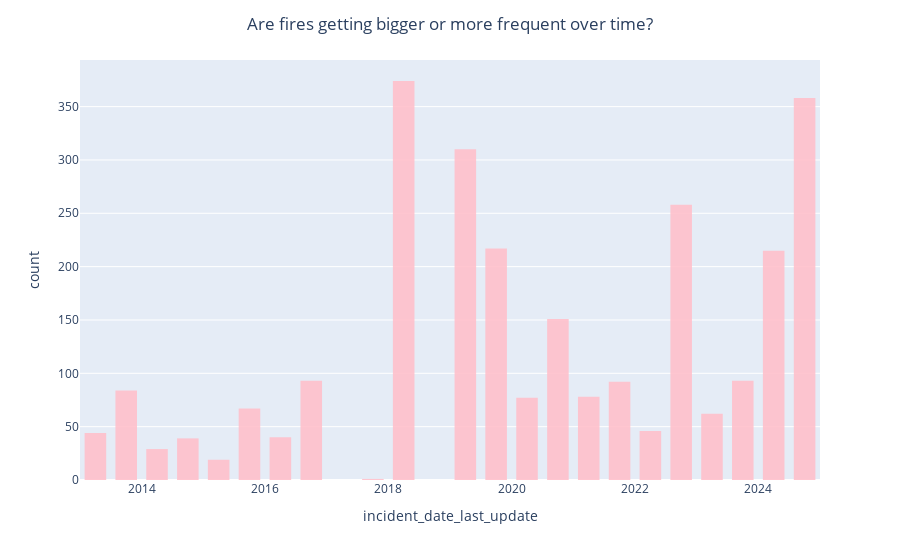

Notebook code cell kept with this figure:
### Markdown cell above
In this histogram I tried to show the fires, in the first like DF_raw, we select all data and then in the x and y axis we put the information we are looking for.

### Code cell
#4.graph that answers the question: Are fires getting bigger or more frequent over time? 
#ou get complete creative control on how to answer this question!
fig = px.histogram(DF_raw,
                   x='incident_date_last_update',
                   labels={'incident_acres_burned':'incident_acres_burned'},
                   opacity=0.9,
                   color_discrete_sequence=['pink'])
fig.update_layout(bargap=0.3, title=
            'Are fires getting bigger or more frequent over time?',
            title_x=0.5)
fig.show()

### Figure 1 — Plotly figure (JSON) as saved in the notebook; plotly's stock layout.template omitted (floating-point values rounded to 4 significant figures; data arrays with more than 128 entries replaced by an {"elided": "..."} marker saying what was removed)
{"data": [{"alignmentgroup": "True", "bingroup": "x", "hovertemplate": "incident_date_last_update=%{x}<br>count=%{y}<extra></extra>", "legendgroup": "", "marker": {"color": "pink", "opacity": 0.9, "pattern": {"shape": ""}}, "name": "", "offsetgroup": "", "orientation": "v", "showlegend": false, "type": "histogram", "x": {"elided": "2747 str values"}, "xaxis": "x", "yaxis": "y"}], "layout": {"autosize": true, "bargap": 0.3, "barmode": "relative", "legend": {"tracegroupgap": 0}, "margin": {"t": 60}, "title": {"text": "Are fires getting bigger or more frequent over time?", "x": 0.5}, "xaxis": {"anchor": "y", "autorange": true, "domain": [0, 1], "range": ["2012-12-31 06:00", "2024-12-31 06:00"], "showspikes": false, "title": {"text": "incident_date_last_update"}, "type": "date"}, "yaxis": {"anchor": "x", "autorange": true, "domain": [0, 1], "range": [0, 393.7], "showspikes": false, "title": {"text": "count"}}}}
